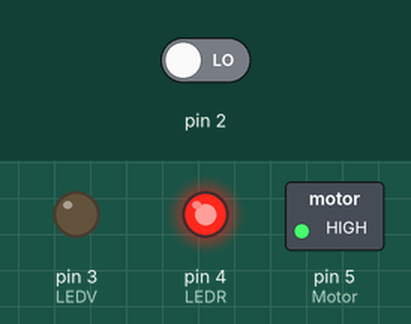
Simulated run of this sketch. Board: Arduino Uno, built with avr-gcc and run on an emulated ATmega328P. Shown: switched loads named in the sketch (green lamp = pin HIGH), output pins drawn as LEDs (lit = HIGH). The test bench sets the inputs (shaded band); at power-on: pin 2 LOW.

Above: at 1.2 s.
1.3 s: pin 2 driven HIGH
At 1.7 s:
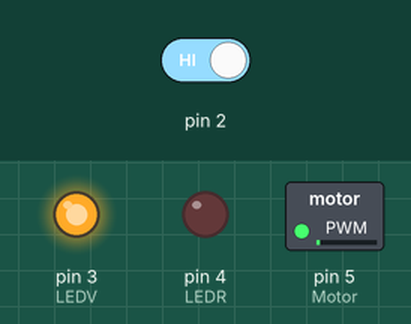
Timing chart, 0 to 4.3 s (numbered marks = the images above; inputs shaded):
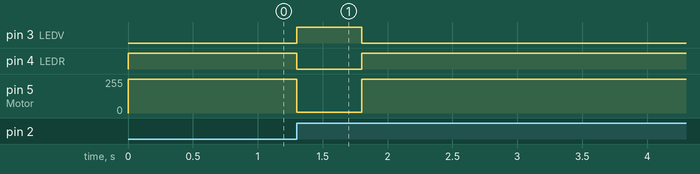

The sketch:

6_Control_De_Banda.ino
```cpp
volatile int Contador=0;    // Variable entera volatil para conteo de objetos
volatile int ContadorRef=0; // variable entera volatil de referencia
int LEDV=3;                 // LED Verde (avanzando motor de banda)
int LEDR=4;                 // LED Rojo (banda detenida)
int Motor=5;                // Motor
void setup()
{
  attachInterrupt(digitalPinToInterrupt(2), Objeto, RISING);    // Configuramos pin 2 de interrupcion
                                                                // para deteccion de objeto
  pinMode(LEDV, OUTPUT);        // Salida de led verde
  pinMode(LEDR, OUTPUT);        // Salida de led rojo
  pinMode(Motor,OUTPUT);        // Salida de motor
}
void loop()
{
  if(Contador>ContadorRef)          // Si hay diferencia entre el contador de interrupcion y el
                                    // contador de referencia
  {
    digitalWrite(LEDV,HIGH);        // Enciende LED verde
    digitalWrite(LEDR,LOW);         // Apaga LED rojo
    analogWrite(Motor,5);           // Reduce velocidad de motor
    delay(500);
    ContadorRef=Contador;
  }
  else                              // de otro modo
  {
    digitalWrite(LEDV,LOW);        // Apaga LED verde
    digitalWrite(LEDR,HIGH);       // Enciende LED rojo
    analogWrite(Motor,255);        // Motor a maxima velocidad
  }
}
void Objeto()           //void para deteccion por sensor
{
  Contador++;           //aumento de contador de objetos
}
```

Measured:
- after the input at 1.3 s, pin 3 (LEDV): LOW → HIGH at once, → LOW 0.50 s later; pin 4 (LEDR): HIGH → LOW at once, → HIGH 0.50 s later; pin 5 (Motor): 255/255 → 5/255 at once, → 255/255 0.50 s later
